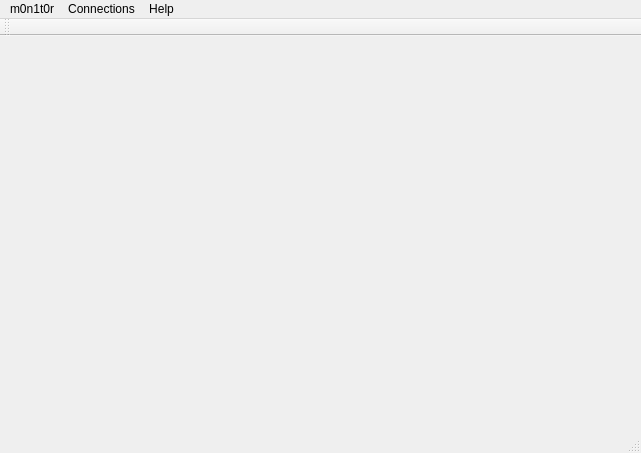
<?xml version="1.0" encoding="UTF-8"?>
<ui version="4.0">
 <class>Main</class>
 <widget class="QMainWindow" name="Main">
  <property name="geometry">
   <rect>
    <x>0</x>
    <y>0</y>
    <width>641</width>
    <height>453</height>
   </rect>
  </property>
  <property name="windowTitle">
   <string>m0n1t0r</string>
  </property>
  <widget class="QWidget" name="centralWidget">
   <layout class="QGridLayout" name="gridLayout"/>
  </widget>
  <widget class="QMenuBar" name="menuBar">
   <property name="geometry">
    <rect>
     <x>0</x>
     <y>0</y>
     <width>641</width>
     <height>24</height>
    </rect>
   </property>
   <widget class="QMenu" name="menuAbout">
    <property name="title">
     <string>Help</string>
    </property>
   </widget>
   <widget class="QMenu" name="menum0n1t0r">
    <property name="title">
     <string>m0n1t0r</string>
    </property>
    <addaction name="actionAbout_m0n1t0r"/>
   </widget>
   <widget class="QMenu" name="menuConnections">
    <property name="title">
     <string>Connections</string>
    </property>
    <addaction name="actionConnect"/>
   </widget>
   <addaction name="menum0n1t0r"/>
   <addaction name="menuConnections"/>
   <addaction name="menuAbout"/>
  </widget>
  <widget class="QToolBar" name="mainToolBar">
   <attribute name="toolBarArea">
    <enum>TopToolBarArea</enum>
   </attribute>
   <attribute name="toolBarBreak">
    <bool>false</bool>
   </attribute>
  </widget>
  <widget class="QStatusBar" name="statusBar"/>
  <action name="actionAbout_m0n1t0r">
   <property name="text">
    <string>About m0n1t0r</string>
   </property>
  </action>
  <action name="actionConnect">
   <property name="text">
    <string>Connect</string>
   </property>
  </action>
 </widget>
 <layoutdefault spacing="6" margin="11"/>
 <resources/>
 <connections/>
</ui>
